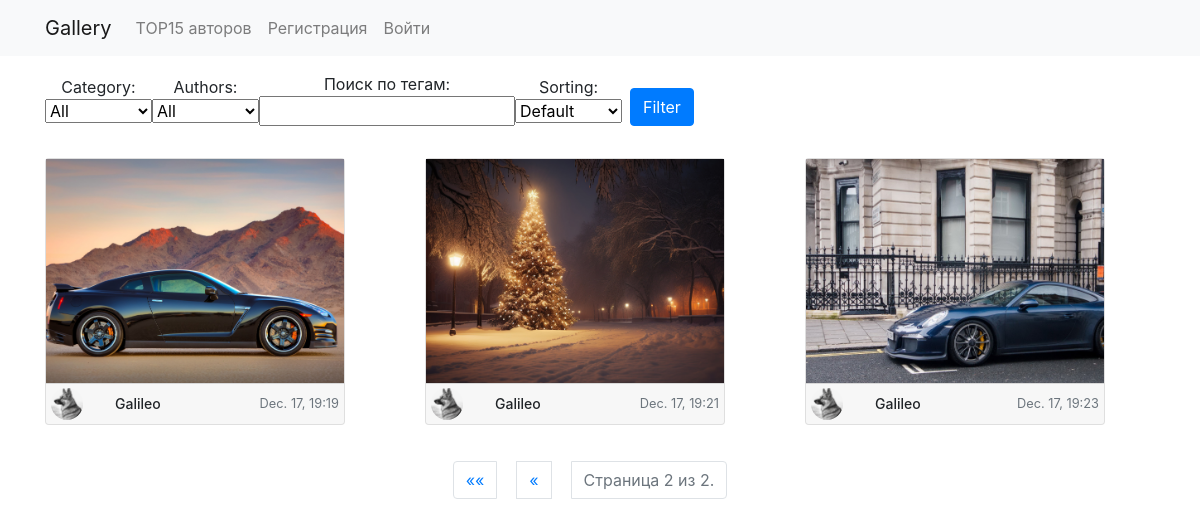
Before: /?page=2 with the older database file.
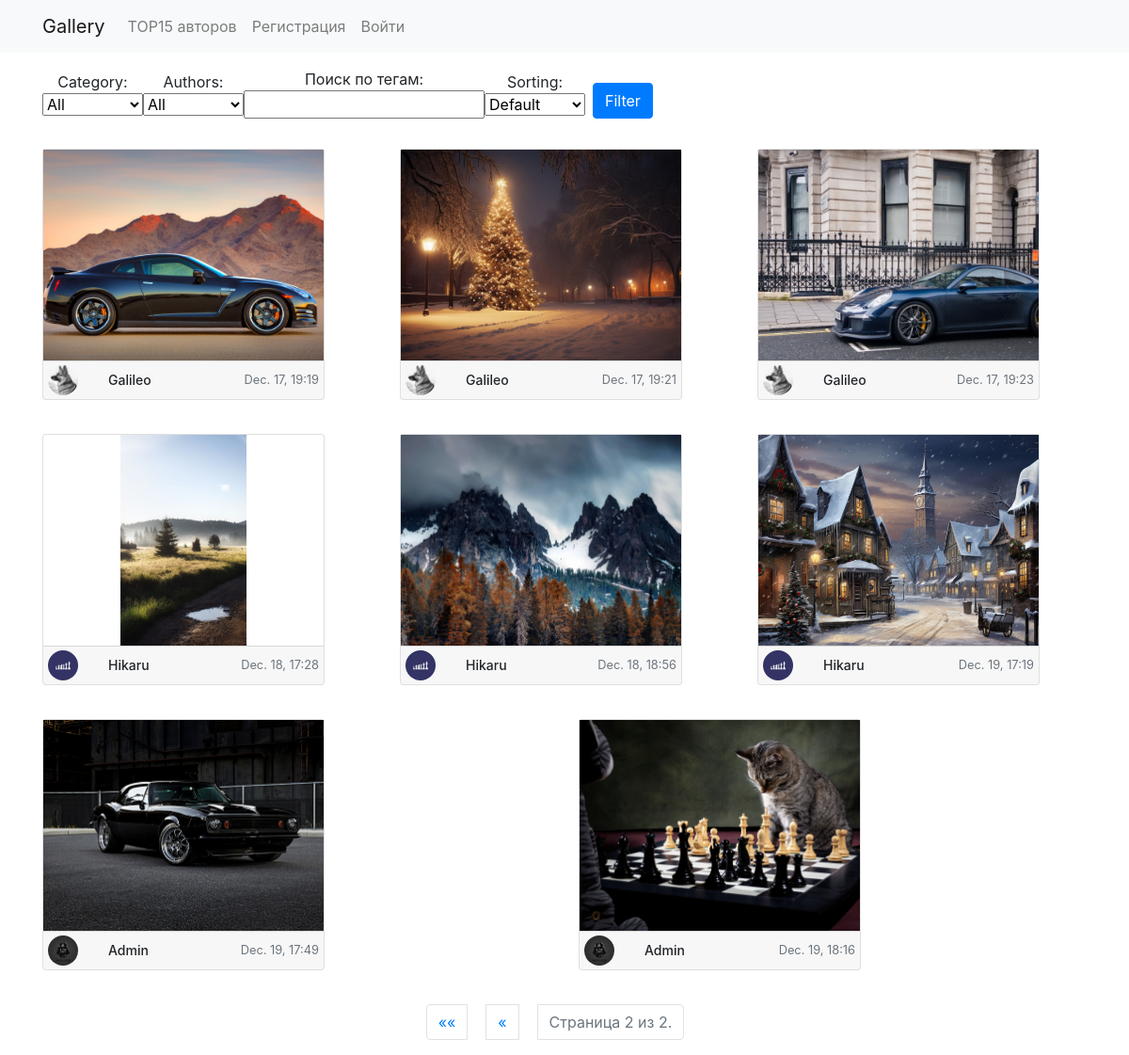
After: the same page with the newer database file.
### cards/models.py (models this page shows, shortened)
class Picture(models.Model):
    categories = (
        ('nature', 'Nature'),
        ('city', 'City'),
        ('cars', 'Cars'),
        ('animals', 'Animals'),
        ('Hi-Tech', 'Hi-Tech'),
        ('sport', 'Sport'),
        ('cosmos', 'Cosmos'),
        ('science', 'Science'),
        ('minimalism', 'Minimalism'),
        ('new year', 'Новый год'),
    )
    author = models.ForeignKey(User, on_delete=models.SET_NULL, null=True)
    image = models.ImageField(upload_to='images/')
    title = models.CharField('Название', max_length=50, default='')
    rating = models.IntegerField('Rating')  # Рейтинг изображения
    downloads = models.IntegerField('Скачали')  # Количество скачиваний
    tags = models.ManyToManyField(to=Tag, blank=True)
    date = models.DateTimeField('Дата публикации', auto_now_add=True)
    category = models.CharField(choices=categories, max_length=30)
    class Meta:
        ordering = ['date', 'rating']

### users/models.py (models this page shows, shortened)
class Account(models.Model):
    user = models.OneToOneField(User, on_delete=models.CASCADE, primary_key=True)
    nickname = models.CharField(max_length=100)
    account_image = models.ImageField(default='default.jpg', upload_to='account_images')
    image = models.ImageField(upload_to='images/')

### cards/views.py (the view)
# urls.py: path('', views.index, name='cards_index'),
def index(request):
    form = PictureFilterForm(request.GET)
    pictures = Picture.objects.filter(author__isnull=False)
    if form.is_valid():
        if form.cleaned_data['category']:
            pictures = pictures.filter(category=form.cleaned_data['category'])
        if form.cleaned_data['authors']:
            pictures = pictures.filter(author=form.cleaned_data['authors'])
        if form.cleaned_data['tag_search']:
            pictures = pictures.filter(tags__title__icontains=form.cleaned_data['tag_search'])
        sorting = form.cleaned_data['sorting']
        if sorting == 'date':
            pictures = pictures.order_by('-date')
        elif sorting == 'downloads':
            pictures = pictures.order_by('-downloads')
        elif sorting == 'rating':
            pictures = pictures.order_by('-rating')
        elif sorting == 'random':
            pictures = pictures.annotate(random_order=Random()).order_by('random_order')
    paginator = Paginator(pictures, 15)
    page = request.GET.get('page')
    try:
        pictures = paginator.page(page)
    except PageNotAnInteger:
        pictures = paginator.page(1)
    except EmptyPage:
        pictures = paginator.page(paginator.num_pages)
    context = {'pictures': pictures, 'form': form}
    return render(request, 'cards/index.html', context)

### cards/forms.py
class PictureFilterForm(forms.Form):
    categories = Picture.categories
    category_choices = [('', 'All')] + list(categories)
    category = forms.ChoiceField(choices=category_choices, required=False)
    authors = forms.ModelChoiceField(queryset=User.objects.all(), empty_label='All', required=False)
    tag_search = forms.CharField(max_length=100, required=False, label='Поиск по тегам')
    sorting_choices = [
        ('', 'Default'),
        ('date', 'Date'),
        ('downloads', 'Downloads'),
        ('rating', 'Rating'),
        ('random', 'Random'),
    ]
    sorting = forms.ChoiceField(choices=sorting_choices, required=False)

### cards/templates/cards/index.html (shortened to what this page needs)
{% extends 'main/base.html' %}
{% load static %}
{% block content %}
<div class="row">
    <div class="col-12 mb-3">
        <form method="get" class="form-inline">
            {{ form.as_p }}
            <button type="submit" class="btn btn-primary ml-2">Filter</button>
        </form>
    </div>
</div>
<div class="row">
    {% for picture in pictures %}
    <div class="col mb-3">
        <div class="card position-relative">
            <div class="card-body d-flex justify-content-center align-items-center">
                <a href="{% url 'cards_image_detail' picture.id %}">
                    <img src="{{ picture.image.url }}" alt="Image" class="img-fluid">
                </a>
            </div>
            <div class="card-footer d-flex justify-content-between align-items-center">
                <div class="d-flex align-items-center">
                    <img src="{{ picture.author.account.account_image.url }}" alt="Avatar Image" class="avatar mr-2">
                    <h5 class="card-title mb-0 ml-0 ml-md-4">{{ picture.author }}</h5>
                </div>
                <small class="text-muted">{{ picture.date|date:"M. d, H:i" }}</small>
            </div>
        </div>
    </div>
    {% endfor %}
</div>
<nav aria-label="Page navigation">
    <ul class="pagination justify-content-center">
        {% if pictures.has_previous %}
            <li class="page-item">
                <a class="page-link" href="?page=1" aria-label="First">
                    <span aria-hidden="true">&laquo;&laquo;</span>
                </a>
            </li>
            <li class="page-item">
                <a class="page-link" href="?page={{ pictures.previous_page_number }}" aria-label="Previous">
                    <span aria-hidden="true">&laquo;</span>
                </a>
            </li>
        {% endif %}
        <li class="page-item disabled">
            <span class="page-link">
                Страница {{ pictures.number }} из {{ pictures.paginator.num_pages }}.
            </span>
        </li>
    </ul>
</nav>
{% endblock %}

### main/templates/main/base.html (shortened to what this page needs)
<!DOCTYPE html>
{% load static %}
<html lang="en">
<head>
    <link rel="stylesheet" href="https://stackpath.bootstrapcdn.com/bootstrap/4.5.2/css/bootstrap.min.css">
    <link rel="stylesheet" href="{% static 'main/css/style.css' %}">
    <link rel="stylesheet" href="https://cdnjs.cloudflare.com/ajax/libs/font-awesome/6.0.0-beta3/css/all.min.css">
</head>
<body>
    {% include 'main/header.html' %}
    <div class="container mt-3">
        {% block content %}{% endblock %}
    </div>
</body>
</html>

### main/templates/main/header.html (shortened to what this page needs)
<header class="navbar navbar-expand-lg navbar-light bg-light">
    <div class="container">
        <a class="navbar-brand" href="/">Gallery</a>
        <div class="collapse navbar-collapse" id="navbarNav">
            <ul class="navbar-nav">
                <li class="nav-item {% if active_page == 'top_authors' %}active{% endif %}">
                    <a class="nav-link" href="{% url 'top_authors' %}">TOP15 авторов</a>
                </li>
                {% if user.is_authenticated %}
                <li class="nav-item {% if active_page == 'upload_image' %}active{% endif %}">
                    <a class="nav-link" href="{% url 'upload_image' %}">Загрузить изображение</a>
                </li>
                <li class="nav-item {% if active_page == 'profile' %}active{% endif %}">
                    <a class="nav-link" href="{% url 'profile' %}">Мой профиль</a>
                </li>
                <li class="nav-item">
                    <a class="nav-link" href="{% url 'logout' %}">Выйти</a>
                </li>
                {% else %}
                <li class="nav-item {% if active_page == 'register' %}active{% endif %}">
                    <a class="nav-link" href="{% url 'register' %}">Регистрация</a>
                </li>
                <li class="nav-item {% if active_page == 'login' %}active{% endif %}">
                    <a class="nav-link" href="{% url 'login' %}">Войти</a>
                </li>
                {% endif %}
            </ul>
        </div>
    </div>
</header>

### main/static/main/css/style.css (style rules this page uses)
body { margin: 0; padding: 0; }
header { background-color: #f8f9fa; padding: 10px 15px; }
nav ul { list-style: none; padding: 0; }
nav ul li { display: inline-block; margin-right: 20px; }
.card { margin-bottom: 20px; width: 300px; position: relative; }
.card img { max-width: 100%; }
.card-body { padding: 0; }
.card-title { font-size: 14px; }
.card-footer { display: flex; justify-content: space-between; align-items: center; padding: 4px 5px; position: relative; }
.avatar { width: 32px; height: 32px; border-radius: 50%; object-fit: cover; margin-right: 10px; }
.card-body img, .top-images .card-body img { height: 224px; object-fit: cover; }

Changed rows visible on the page:
added Picture: image (picture), author.account.account_image (picture), author "Hikaru", date "Dec. 18, 17:28"
added Picture: image (picture), author.account.account_image (picture), author "Hikaru", date "Dec. 18, 18:56"
added Picture: image (picture), author.account.account_image (picture), author "Hikaru", date "Dec. 19, 17:19"
added Picture: image (picture), author.account.account_image (picture), author "Admin", date "Dec. 19, 17:49"
added Picture: image (picture), author.account.account_image (picture), author "Admin", date "Dec. 19, 18:16"
